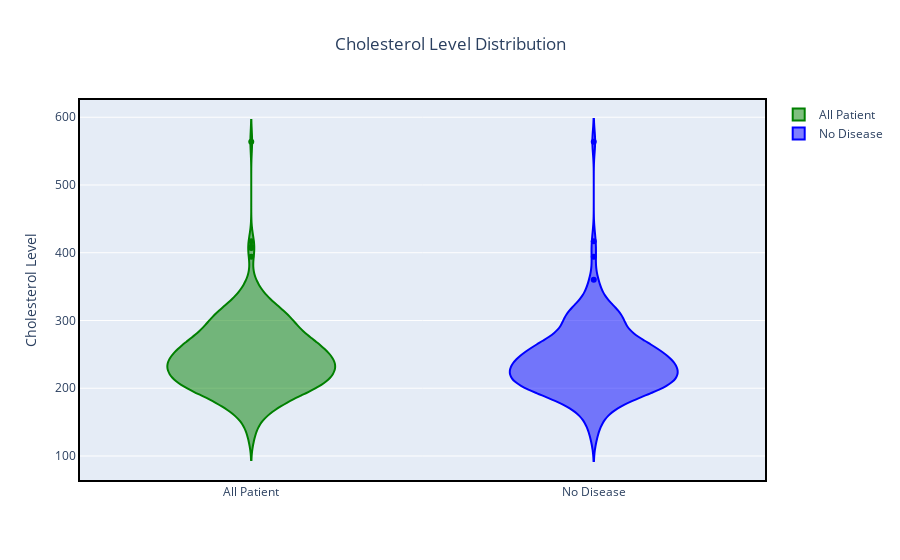

This figure's notebook cell:
### Markdown cell above
### Violin plots were used to visualize the distribution of cholesterol levels in the dataset. This type of plot provides a summary of the data distribution, showing not only the central tendency and spread but also the shape and density of the distribution.

### Code cell
fig = go.Figure()

fig.add_trace(go.Violin(y=data['cholesterol'], name='All Patient', marker_color='green'))
fig.add_trace(go.Violin(y=data[data['heart_Disease_Severity'] == 0]['cholesterol'], name='No Disease', marker_color='blue'))
fig.add_trace(go.Violin(y=data[data['heart_Disease_Severity'] == 4]['cholesterol'], name='Heart Disease', marker_color='red'))

fig.update_layout(title='Cholesterol Level Distribution', yaxis_title='Cholesterol Level', title_x=0.5)
fig.update_xaxes(showline=True, linewidth=2, linecolor='black', mirror=True)
fig.update_yaxes(showline=True, linewidth=2, linecolor='black', mirror=True)
fig.show()

### Figure 1 — Plotly figure (JSON) as saved in the notebook; plotly's stock layout.template omitted (floating-point values rounded to 4 significant figures; data arrays with more than 128 entries replaced by an {"elided": "..."} marker saying what was removed)
{"data": [{"marker": {"color": "green"}, "name": "All Patient", "type": "violin", "y": {"elided": "303 int values"}}, {"marker": {"color": "blue"}, "name": "No Disease", "type": "violin", "y": {"elided": "164 int values"}}, {"marker": {"color": "red"}, "name": "Heart Disease", "type": "violin", "y": []}], "layout": {"title": {"text": "Cholesterol Level Distribution", "x": 0.5}, "xaxis": {"linecolor": "black", "linewidth": 2, "mirror": true, "showline": true}, "yaxis": {"linecolor": "black", "linewidth": 2, "mirror": true, "showline": true, "title": {"text": "Cholesterol Level"}}}}
